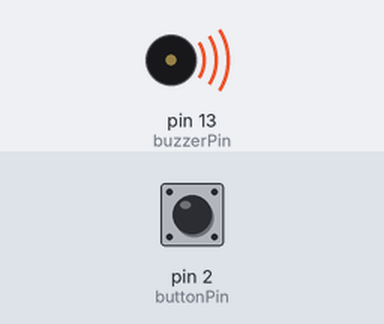
This sketch was run on a simulated Arduino Uno, built with avr-gcc and run on an emulated ATmega328P. Shown: buzzer (waves = sounding, pin HIGH). The inputs (shaded band) are chosen by the test bench; at power-on: pin 2 (buttonPin) HIGH.

Above: at 1.8 s.
At 2.7 s:
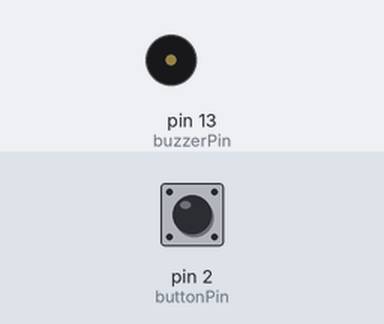
Timing chart, 0 to 4.2 s (numbered marks = the images above):
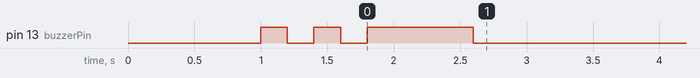

The sketch:

Buzzer-Queue.ino
```cpp
#include "Buzzer.h"
#include "PushButton.h"

const uint8_t buzzerPin = 13;
const uint8_t buttonPin = 2;

PushButton button = {buttonPin};
Buzzer buzzer = {buzzerPin};

void setup() {
  buzzer.begin();
  button.begin();
  delay(1000);
  buzzer.queueBeep(200, 200);
  buzzer.queueBeep(200, 200);
  buzzer.queueBeep(800, 200);
}

void loop() {
  if (button.isPressed()) {
    buzzer.queueBeep(500, 500);
  }
  buzzer.refresh();
}

/*
    If the button is pressed once, the buzzer will beep for 500ms.
    If the button is pressed twice, the buzzer will beep for 500ms,
      then it will turn off for 500ms, then beep again for 500ms.
    If the button is pressed n times, the buzzer will beep n times,
      each beep lasts 500ms, and there are 500ms between the beeps.
*/
```

Buzzer.h
```cpp
#pragma once

class Buzzer {
  private:
    const static size_t bufferLen = 16;    // the number of beeps that can be saved in the buffer
    struct QueueEntry {
      unsigned int onDelay;
      unsigned int offDelay;
    } FIFO[bufferLen] = {};  // the actual buffer to save beeps (each beep has two values, a duration that it has to stay on, and a duration that it has to stay off)

    uint8_t pin;                           // the digital pin with a buzzer connected
    unsigned long offTime = 0;             // the moment the buzzer was turned off
    unsigned long onTime  = 0;             // the moment the buzzer was turned on
    unsigned int offDelay = 0;             // the duration that it should stay off
    unsigned int onDelay  = 0;             // the duration that it should stay on   (not really necessary, but it improves readability)
    size_t index = 0;                      // the index of the beep that is currently being played
    size_t writeIndex = 0;                 // the index where new beeps are added to the buffer
    size_t beepsInQueue = 0;               // the number of beeps that are in the queue (zero when the queue is empty)
    bool beeping = false;                  // the state of the buzzer (is it on or off)

    void beepEnable() {
      if (beepsInQueue == 0) // if there are no beeps in the queue, there's nothing to enable
        return;              // so exit the function

      digitalWrite(pin, HIGH);       // enable the buzzer
      beeping = true;                // remember that the buzzer is on
      onTime = millis();             // remember at what time the buzzer was turned on
      onDelay = FIFO[index].onDelay; // remember how long it should stay on
    }
    void beepDisable() {
      digitalWrite(pin, LOW);          // disable the buzzer
      beeping = false;                 // remember that the buzzer is off
      offTime = millis();              // remember at what time the buzzer was turned off
      offDelay = FIFO[index].offDelay; // remember how long it should stay off

      index = (index + 1) % bufferLen; // increment the index (or wrap around if the maximum index is reached)
      beepsInQueue--;                  // the beep is done, so it's no longer in the queue
    }

  public:
    Buzzer(uint8_t pin) // Constructor (executes when a Buzzer object is created)
      : pin(pin) {} // remember the buzzer pin

    void begin() {
      pinMode(pin, OUTPUT); // set the buzzer pin as an output
    }

    void refresh() {
      if (!beeping                // if the buzzer is off
          && (millis() - offTime) // and the time elapsed since the moment it was turned off
          >= offDelay) {          // is longer than the time it was to stay off after the previous beep:
        beepEnable();             // turn on the next beep
      }
      if (beeping                 // if the buzzer is on
          && (millis() - onTime)  // and the time elapsed since the moment it was turned on
          >= onDelay ) {          // is longer than the time it was to stay on:
        beepDisable();            // stop beeping
      }
    }

    void queueBeep(unsigned int onDelay = 100, unsigned int offDelay = 100) {
      if (beepsInQueue >= bufferLen) // if the buffer is full, we can't add new biep to the queue
        return;                      // so exit the function

      FIFO[writeIndex].onDelay = onDelay;  // write the parameters of the beep to the buffer
      FIFO[writeIndex].offDelay = offDelay;
      beepsInQueue++;                 // a beep was added to the queue, so increment the number of beeps in the queue
      writeIndex = (writeIndex + 1) % bufferLen; // increment the write index (or wrap around if the maximum index is reached)
    }
};
```

PushButton.h
```cpp
#pragma once

class PushButton {
  public:
    PushButton(uint8_t pin)    // Constructor (executes when a PushButton object is created)
      : pin(pin) {}                // remember the push button pin

    void begin() {
      pinMode(pin, INPUT_PULLUP); // enable the internal pull-up resistor
    }

    bool isPressed() { // read the button state check if the button has been pressed, debounce the button as well
      bool pressed = false;
      bool state = digitalRead(pin);               // read the button's state
      int8_t stateChange = state - previousState;  // calculate the state change since last time

      if (stateChange == falling) // If the button is pressed (went from high to low)
        if (millis() - previousBounceTime > debounceTime) // check if the time since the last bounce is higher than the threshold
          pressed = true; // the button is pressed
      if (stateChange == rising) // if the button is released or bounces
        previousBounceTime = millis(); // remember when this happened

      previousState = state; // remember the current state
      return pressed; // return true if the button was pressed and didn't bounce
    }

  private:
    uint8_t pin;
    bool previousState = HIGH;
    unsigned long previousBounceTime = 0;

    const unsigned long debounceTime = 25;
    const int8_t rising = HIGH - LOW;
    const int8_t falling = LOW - HIGH;
};
```

Measured:
- by itself, pin 13 (buzzerPin): goes HIGH 0.20 s, LOW 0.20 s, HIGH 0.20 s, LOW 0.20 s, HIGH 0.80 s, then LOW
